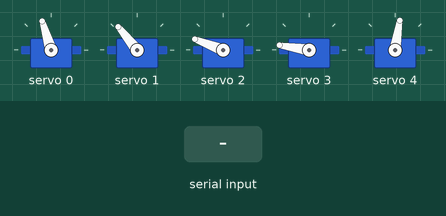
A sketch run on a simulated Arduino Uno, built with avr-gcc and run on an emulated ATmega328P. Parts: 5 × servo. The test bench sets the inputs (shaded band). What the sketch prints to the serial monitor is not drawn.

Above: at 1.02 s.
1.3 s: "A" received over Serial
At 4.2 s:
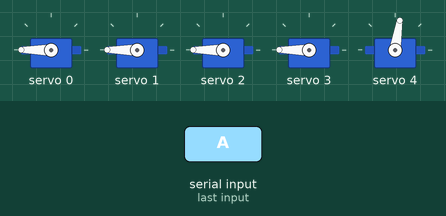
4.3 s: "q" received over Serial
At 5.8 s:
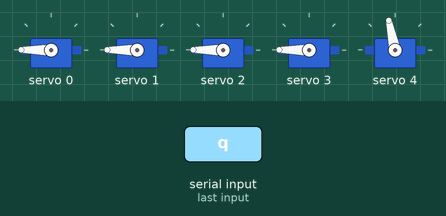
7.3 s: "x" received over Serial
At 9.78 s:
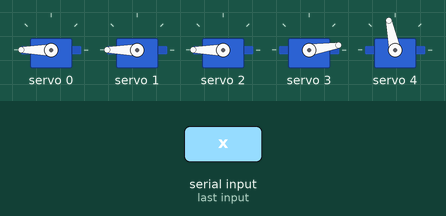
10.3 s: "C" received over Serial
13.3 s: "E" received over Serial
At 16.2 s:
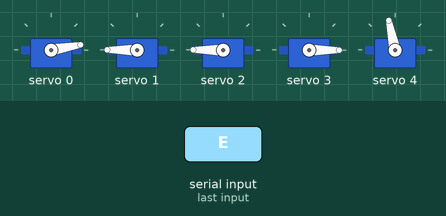
16.3 s: "B" received over Serial
At 21.8 s:
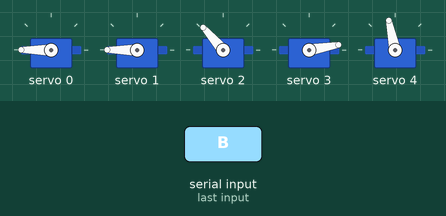
Timing chart, 0 to 23.9 s (numbered marks = the images above; inputs shaded):
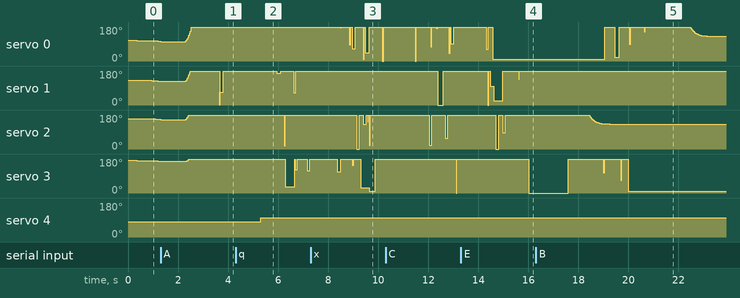

The sketch:

smooth_servos.ino
```cpp
#include <Wire.h>
#include <Adafruit_PWMServoDriver.h>

const float MIN_PULSE_WIDTH = 650;
const float MAX_PULSE_WIDTH = 2350;
const float FREQUENCY = 50;

const float MOVE_SETTLE_DELAY = 300;
// The smoothening factor for the arm's movement. Should be greater than 0 and less than 1.
// Higher number means less smooth.
float INTERPOLATION_FACTOR = 0.07;

const int BASE_SERVO_PIN = 0;
const int BASE_ARM_SERVO_PIN = 1;
const int ARM_ARM_SERVO_PIN = 2;
const int GRIPPER_PITCH_SERVO_PIN = 3;
const int GRIPPER_GRAB_SERVO_PIN = 4;

Adafruit_PWMServoDriver pwm = Adafruit_PWMServoDriver();

// Stores the servo angles for hovering above each square of the board
// in the format - {base angle, base-arm angle, arm-arm angle, gripper pitch}
const int hoverAngles[64][4] = {
  {84.0, 36.0, 8.0, 94.0}, {80.0, 47.0, 28.0, 100.0}, {76.0, 56.0, 39.0, 92.0}, {71.0, 64.0, 58.0, 98.0}, {68.0, 74.0, 76.0, 105.0}, {64.0, 82.0, 89.0, 115.0}, {61.0, 89.0, 100.0, 107.0}, {50.0, 99.0, 116.0, 117.0},         // A1 to A8
  {87.0, 36.0, 8.0, 88.0},{87.0, 48.0, 32.0, 100.0},{84.0, 56.0, 46.0, 92.0},{84.0, 68.0, 66.0, 104.0},{77.0, 79.0, 89.0, 117.0},{75.0, 87.0, 102.0, 120.0},{70.0, 97.0, 111.0, 114.0},{60.0, 107.0, 123.0, 124.0},             // B1 to B8
  {97.0, 42.0, 15.0, 89.0},{95.0, 51.0, 35.0, 100.0},{94.0, 57.0, 45.0, 92.0},{90.0, 71.0, 74.0, 108.0},{88.0, 79.0, 89.0, 114.0},{86.0, 90.0, 104.0, 120.0},{81.0, 100.0, 117.0, 117.0},{75.0, 113.0, 130.0, 124.0},           // C1 to C8
  {100.0, 42.0, 14.0, 88.0},{103.0, 53.0, 36.0, 94.0},{103.0, 57.0, 45.0, 92.0},{104.0, 71.0, 74.0, 108.0},{100.0, 81.0, 87.0, 114.0},{100.0, 89.0, 104.0, 116.0},{94.0, 103.0, 116.0, 117.0},{92.0, 114.0, 132.0, 124.0},      // D1 to D8
  {110.0, 40.0, 10.0, 89.0},{109.0, 49.0, 31.0, 94.0},{109.0, 57.0, 44.0, 91.0},{107.0, 71.0, 73.0, 107.0},{108.0, 82.0, 87.0, 113.0},{111.0, 91.0, 104.0, 116.0},{112.0, 101.0, 117.0, 117.0},{113.0, 118.0, 136.0, 124.0},    // E1 to E8
  {103.0, 35.0, 35.0, 110.0},{115.0, 54.0, 31.0, 95.0},{118.0, 57.0, 44.0, 91.0},{119.0, 70.0, 73.0, 107.0},{117.0, 79.0, 84.0, 114.0},{125.0, 89.0, 102.0, 115.0},{126.0, 101.0, 117.0, 118.0},{130.0, 114.0, 130.0, 124.0},   // F1 to F8
  {110.0, 35.0, 35.0, 110.0},{124.0, 39.0, 15.0, 77.0},{127.0, 53.0, 38.0, 91.0},{125.0, 67.0, 65.0, 108.0},{128.0, 77.0, 81.0, 114.0},{137.0, 86.0, 97.0, 115.0},{139.0, 98.0, 112.0, 114.0},{143.0, 105.0, 122.0, 118.0},     // G1 to G8
  {127.0, 38.0, 14.0, 109.0},{127.0, 41.0, 8.0, 84.0},{134.0, 54.0, 32.0, 83.0},{134.0, 64.0, 58.0, 102.0},{140.0, 73.0, 73.0, 114.0},{142.0, 81.0, 87.0, 107.0},{147.0, 92.0, 104.0, 117.0},{161.0, 98.0, 115.0, 118.0},       // H1 to H8
};

// Stores the servo angles for grabbing the piece on each square of the
// board in the format - {base angle, base-arm angle, arm-arm angle, gripper pitch}
const int grabbingAngles[64][4] = {
  {83.00, 32.00, 8.00, 120.00},{78.00, 37.00, 17.00, 110.00},{79.00, 44.00, 30.00, 107.00},{71.00, 54.00, 58.00, 125.00},{69.00, 61.00, 71.00, 126.00},{64.00, 68.00, 89.00, 141.00},{58.00, 76.00, 114.00, 157.00},{49.00, 79.00, 120.00, 161.00},           // A1 to A8
  {89.00, 31.00, 8.00, 116.00},{88.00, 39.00, 21.00, 110.00},{83.00, 49.00, 43.00, 119.00},{83.00, 58.00, 66.00, 131.00},{78.00, 67.00, 88.00, 144.00},{74.00, 70.00, 96.00, 141.00},{68.00, 79.00, 117.00, 157.00},{60.00, 82.00, 126.00, 160.00},           // B1 to B8
  {96.00, 31.00, 8.00, 111.00},{91.00, 41.00, 25.00, 110.00},{94.00, 50.00, 47.00, 120.00},{93.00, 61.00, 70.00, 130.00},{91.00, 68.00, 91.00, 144.00},{87.00, 73.00, 105.00, 144.00},{82.00, 79.00, 120.00, 157.00},{76.00, 87.00, 132.00, 160.00},          // C1 to C8
  {99.00, 32.00, 8.00, 111.00},{102.00, 41.00, 26.00, 110.00},{102.00, 51.00, 50.00, 120.00},{101.00, 61.00, 71.00, 131.00},{99.00, 68.00, 92.00, 144.00},{100.00, 73.00, 105.00, 144.00},{98.00, 81.00, 125.00, 161.00},{91.00, 88.00, 137.00, 165.00},      // D1 to D8
  {106.00, 32.00, 8.00, 111.00},{108.00, 41.00, 26.00, 110.00},{110.00, 51.00, 50.00, 120.00},{112.00, 61.00, 71.00, 131.00},{111.00, 68.00, 92.00, 144.00},{112.00, 73.00, 105.00, 144.00},{114.00, 81.00, 125.00, 161.00},{116.00, 88.00, 137.00, 165.00},  // E1 to E8
  {116.00, 32.00, 8.00, 111.00},{113.00, 39.00, 23.00, 110.00},{117.00, 51.00, 46.00, 120.00},{115.00, 57.00, 64.00, 122.00},{122.00, 67.00, 89.00, 144.00},{124.00, 72.00, 103.00, 144.00},{126.00, 81.00, 120.00, 157.00},{132.00, 87.00, 133.00, 159.00},  // F1 to F8
  {122.00, 32.00, 8.00, 116.00},{120.00, 38.00, 21.00, 110.00},{121.00, 49.00, 45.00, 120.00},{124.00, 57.00, 61.00, 122.00},{130.00, 65.00, 86.00, 144.00},{131.00, 70.00, 97.00, 144.00},{139.00, 79.00, 117.00, 157.00},{146.00, 82.00, 126.00, 160.00},   // G1 to G8
  {127.00, 32.00, 8.00, 121.00},{126.00, 35.00, 13.00, 107.00},{133.00, 44.00, 30.00, 112.00},{134.00, 53.00, 56.00, 122.00},{138.00, 63.00, 80.00, 141.00},{141.00, 68.00, 91.00, 144.00},{149.00, 76.00, 114.00, 157.00},{155.00, 79.00, 119.00, 160.00},  // H1 to H8
};

// The angles for the position where captured pieces should be
// dropped in the format - {base angle, base-arm angle, arm-arm angle, gripper pitch}
const float captureHoverAngles[4] = {0.0, 0.0, 0.0, 0.0};
const float captureLowerAngles[4] = {0.0, 0.0, 0.0, 0.0};

// The angles the arm resets to after each move
const float resetAngles[4] = {108.0, 132.0, 165.0, 178.0};

// The gripper servo angles when the gripper is open and closed
const int gripperOpenAngle = 100;
const int gripperClosedAngle = 77;

// The previous destination angles of the servos
float baseServoAngleCached = resetAngles[0];
float baseArmServoAngleCached = resetAngles[1];
float armArmServoAngleCached = resetAngles[2];
float gripperPitchServoAngleCached = resetAngles[3];

// The current destination angles of the servos
float baseServoAngle = resetAngles[0];
float baseArmServoAngle = resetAngles[1];
float armArmServoAngle = resetAngles[2];
float gripperPitchServoAngle = resetAngles[3];

// The angles of the servos at the previous time step
float baseServoAnglePrev = resetAngles[0];
float baseArmServoAnglePrev = resetAngles[1];
float armArmServoAnglePrev = resetAngles[2];
float gripperPitchServoAnglePrev = resetAngles[3];

// The angles of the servos at the next time step
float baseServoAngleSmoothed = resetAngles[0];
float baseArmServoAngleSmoothed = resetAngles[1];
float armArmServoAngleSmoothed = resetAngles[2];
float gripperPitchServoAngleSmoothed = resetAngles[3];

// True if the gripper is currently closed, i.e. the arm is holding a piece
bool gripperClosed = false;
// The indices of the squares to visit sequentially
int destinations[4] = {-1, -1, -1, -1};
// The index of the current destination in either the hoverAngles array or the grabbingAngles array
int currentDestination = 0;
/**
 * The current state -
 * 0 means hover over the target
 * 1 means lower the arm at the target
 * 2 means toggle the gripper state (open -> close or closed -> open)
 * 3 means hover over the target again
*/
int currentState = 0;

// Boolean to keep track of whether the arm was notified of the move
bool engineNotified = false;


void setup() {
  Serial.begin(115200);
  pwm.begin();
  pwm.setPWMFreq(FREQUENCY);

  float pulseWidth;
  pulseWidth = map(baseServoAngle, 0, 180, MIN_PULSE_WIDTH, MAX_PULSE_WIDTH);
  pulseWidth = int(float(pulseWidth) / 1000000 * FREQUENCY * 4096);
  pwm.setPWM(BASE_SERVO_PIN, 0, pulseWidth);

  pulseWidth = map(baseArmServoAngle, 0, 180, MIN_PULSE_WIDTH, MAX_PULSE_WIDTH);
  pulseWidth = int(float(pulseWidth) / 1000000 * FREQUENCY * 4096);
  pwm.setPWM(BASE_ARM_SERVO_PIN, 0, pulseWidth);

  pulseWidth = map(armArmServoAngle, 0, 180, MIN_PULSE_WIDTH, MAX_PULSE_WIDTH);
  pulseWidth = int(float(pulseWidth) / 1000000 * FREQUENCY * 4096);
  pwm.setPWM(ARM_ARM_SERVO_PIN, 0, pulseWidth);

  pulseWidth = map(gripperPitchServoAngle, 0, 180, MIN_PULSE_WIDTH, MAX_PULSE_WIDTH);
  pulseWidth = int(float(pulseWidth) / 1000000 * FREQUENCY * 4096);
  pwm.setPWM(GRIPPER_PITCH_SERVO_PIN, 0, pulseWidth);
}

void loop() {
  if (Serial.available()) {
    engineNotified = false;

    String move = Serial.readString();
    move.trim();

    baseServoAngleCached = baseServoAngle;
    baseArmServoAngleCached = baseArmServoAngle;
    armArmServoAngleCached = armArmServoAngle;
    gripperPitchServoAngleCached = gripperPitchServoAngle;

    if (move == "q") {
      // Reset the arm's position
      baseServoAngle = resetAngles[0];
      baseArmServoAngle = resetAngles[1];
      armArmServoAngle = resetAngles[2];
      gripperPitchServoAngle = resetAngles[3];

      openGripper();
    }
    else {
      bool capture = move.substring(2, 3) == "x";
      String start = move.substring(0, 2);
      String end = move.substring(3);
      int startIdx = getSquareIndex(start);
      int endIdx = getSquareIndex(end);

      if (capture) {
        destinations[0] = endIdx;
        destinations[1] = -1;
        destinations[2] = startIdx;
        destinations[3] = endIdx;
      }
      else {
        destinations[0] = startIdx;
        destinations[1] = endIdx;
        destinations[2] = -1;
        destinations[3] = -1;
      }

      currentDestination = 0;
      currentState = 0;

      baseServoAngle = hoverAngles[destinations[0]][0];
      baseArmServoAngle = hoverAngles[destinations[0]][1];
      armArmServoAngle = hoverAngles[destinations[0]][2];
      gripperPitchServoAngle = hoverAngles[destinations[0]][3];
    }
  }

  if (transitionComplete()) {

    // Update current state and current destination
    if (currentState >= 3) {
      currentState = 0;
      currentDestination += 1;
    }
    else {
      currentState += 1;
    }

    int idx = destinations[currentDestination];
    // If we go through all destinations, we reset the arm position
    if (
      currentDestination > 3
      || (currentDestination > 1 && idx == -1)
    ) {
      currentDestination = 4;
      currentState = 3;

      baseServoAngle = resetAngles[0];
      baseArmServoAngle = resetAngles[1];
      armArmServoAngle = resetAngles[2];
      gripperPitchServoAngle = resetAngles[3];

      if (!engineNotified) {
        Serial.println("move done");
        engineNotified = true;
      }
    }

    // Update destination angles/take new action
    // according to new updated state and destination
    if (currentState == 2) {
      if (gripperClosed) openGripper();
      else closeGripper();
    }
    else if (currentDestination < 4) {
      // If index is -1 when current destination is 1, we have to hover over
      // the capture position
      if (currentDestination == 1 && idx == -1) {
        // Update the previous destination angles of the servos
        baseServoAngleCached = baseServoAngle;
        baseArmServoAngleCached = baseArmServoAngle;
        armArmServoAngleCached = armArmServoAngle;
        gripperPitchServoAngleCached = gripperPitchServoAngle;

        if (currentState == 0 || currentState == 3) {
          baseServoAngle = captureHoverAngles[0];
          baseArmServoAngle = captureHoverAngles[1];
          armArmServoAngle = captureHoverAngles[2];
          gripperPitchServoAngle = captureHoverAngles[3];
        }
        if (currentState == 1) {
          baseServoAngle = captureLowerAngles[0];
          baseArmServoAngle = captureLowerAngles[1];
          armArmServoAngle = captureLowerAngles[2];
          gripperPitchServoAngle = captureLowerAngles[3];
        }
      }
      else {
        // If we get a valid square index, we have to move to that square
        if (idx >= 0 && idx <= 63) {
          // Update the previous destination angles of the servos
          baseServoAngleCached = baseServoAngle;
          baseArmServoAngleCached = baseArmServoAngle;
          armArmServoAngleCached = armArmServoAngle;
          gripperPitchServoAngleCached = gripperPitchServoAngle;

          if (currentState == 0 || currentState == 3) {
            baseServoAngle = hoverAngles[idx][0];
            baseArmServoAngle = hoverAngles[idx][1];
            armArmServoAngle = hoverAngles[idx][2];
            gripperPitchServoAngle = hoverAngles[idx][3];
          }
          if (currentState == 1) {
            baseServoAngle = grabbingAngles[idx][0];
            baseArmServoAngle = grabbingAngles[idx][1];
            armArmServoAngle = grabbingAngles[idx][2];
            gripperPitchServoAngle = grabbingAngles[idx][3];
          }
        }
      }
    }

  }

  updateSmoothedAngles();

  baseServoAnglePrev = baseServoAngleSmoothed;
  baseArmServoAnglePrev = baseArmServoAngleSmoothed;
  armArmServoAnglePrev = armArmServoAngleSmoothed;
  gripperPitchServoAnglePrev = gripperPitchServoAngleSmoothed;

  // Calculate PWM pulse width from smoothened angles
  float pulseWidth = map(baseServoAngleSmoothed, 0.0, 180.0, MIN_PULSE_WIDTH, MAX_PULSE_WIDTH);
  pulseWidth = int(float(pulseWidth) / 1000000 * FREQUENCY * 4096);
  pwm.setPWM(BASE_SERVO_PIN, 0, pulseWidth);

  pulseWidth = map(baseArmServoAngleSmoothed, 0.0, 180.0, MIN_PULSE_WIDTH, MAX_PULSE_WIDTH);
  pulseWidth = int(float(pulseWidth) / 1000000 * FREQUENCY * 4096);
  pwm.setPWM(BASE_ARM_SERVO_PIN, 0, pulseWidth);

  pulseWidth = map(armArmServoAngleSmoothed, 0.0, 180.0, MIN_PULSE_WIDTH, MAX_PULSE_WIDTH);
  pulseWidth = int(float(pulseWidth) / 1000000 * FREQUENCY * 4096);
  pwm.setPWM(ARM_ARM_SERVO_PIN, 0, pulseWidth);

  pulseWidth = map(gripperPitchServoAngleSmoothed, 0.0, 180.0, MIN_PULSE_WIDTH, MAX_PULSE_WIDTH);
  pulseWidth = int(float(pulseWidth) / 1000000 * FREQUENCY * 4096);
  pwm.setPWM(GRIPPER_PITCH_SERVO_PIN, 0, pulseWidth);

  Serial.print(baseServoAngleSmoothed);
  Serial.print(",");

  Serial.print(baseServoAngle);
  Serial.print(",");
  Serial.print(baseServoAnglePrev);
  Serial.print(",");
  Serial.print(baseServoAngleCached);
  Serial.print(",   ");

  Serial.print(baseArmServoAngleSmoothed);
  Serial.print(",");

  Serial.print(baseArmServoAngle);
  Serial.print(",");
  Serial.print(baseArmServoAnglePrev);
  Serial.print(",");
  Serial.print(baseArmServoAngleCached);
  Serial.print(",   ");

  Serial.print(armArmServoAngleSmoothed);
  Serial.print(",");

  Serial.print(armArmServoAngle);
  Serial.print(",");
  Serial.print(armArmServoAnglePrev);
  Serial.print(",");
  Serial.print(armArmServoAngleCached);
  Serial.print(",   ");

  Serial.println(gripperPitchServoAngleSmoothed);

  delay(5);  // loop 200 times a second
}

/**
 * Returns the index into the square array for a
 * particular square as a string
*/
int getSquareIndex(String square) {
  switch (square[0]) {
    case 'A':
    case 'a':
      return (int) square[1] - 49;
    case 'B':
    case 'b':
      return 8 + (int) square[1] - 49;
    case 'C':
    case 'c':
      return 16 + (int) square[1] - 49;
    case 'D':
    case 'd':
      return 24 + (int) square[1] - 49;
    case 'E':
    case 'e':
      return 32 + (int) square[1] - 49;
    case 'F':
    case 'f':
      return 40 + (int) square[1] - 49;
    case 'G':
    case 'g':
      return 48 + (int) square[1] - 49;
    case 'H':
    case 'h':
      return 56 + (int) square[1] - 49;
  }
}

/**
 * Updates all servo angles for the next time step
 * based on the start angles, current angles, destination angles,
 * and the interpolation factor.
*/
void updateSmoothedAngles() {
  // Calculate the smoothened baseServoAngle
  if (baseServoAngle > baseServoAngleCached) {
    // Serial.println("Increasing base servo angle");
    if (baseServoAnglePrev < (baseServoAngle + baseServoAngleCached) / 2) {
      baseServoAngleSmoothed = baseServoAnglePrev + abs(baseServoAnglePrev - baseServoAngleCached) * INTERPOLATION_FACTOR;

      if (baseServoAngleSmoothed == baseServoAnglePrev) {
        baseServoAngleSmoothed = baseServoAnglePrev + INTERPOLATION_FACTOR;
      }
    }
    else {
      baseServoAngleSmoothed = baseServoAnglePrev + abs(baseServoAngle - baseServoAnglePrev) * INTERPOLATION_FACTOR;
    }
  }
  else if (baseServoAngle < baseServoAngleCached) {
    // Serial.println("Decreasing base servo angle");
    if (baseServoAnglePrev > (baseServoAngle + baseServoAngleCached) / 2) {
      baseServoAngleSmoothed = baseServoAnglePrev - abs(baseServoAngleCached - baseServoAnglePrev) * INTERPOLATION_FACTOR;

      if (baseServoAngleSmoothed == baseServoAnglePrev) {
        baseServoAngleSmoothed = baseServoAnglePrev - INTERPOLATION_FACTOR;
      }
    }
    else {
      baseServoAngleSmoothed = baseServoAnglePrev - abs(baseServoAnglePrev - baseServoAngle) * INTERPOLATION_FACTOR;
    }
  }

  // Calculate the smoothened baseArmServoAngle
  if (baseArmServoAngle > baseArmServoAngleCached) {
    if (baseArmServoAnglePrev < (baseArmServoAngle + baseArmServoAngleCached) / 2) {
      baseArmServoAngleSmoothed = baseArmServoAnglePrev + abs(baseArmServoAnglePrev - baseArmServoAngleCached) * INTERPOLATION_FACTOR;

      if (baseArmServoAngleSmoothed == baseArmServoAnglePrev) {
        baseArmServoAngleSmoothed = baseArmServoAnglePrev + INTERPOLATION_FACTOR;
      }
    }
    else {
      baseArmServoAngleSmoothed = baseArmServoAnglePrev + abs(baseArmServoAngle - baseArmServoAnglePrev) * INTERPOLATION_FACTOR;
    }
  }
  else if (baseArmServoAngle < baseArmServoAngleCached) {
    if (baseArmServoAnglePrev > (baseArmServoAngle + baseArmServoAngleCached) / 2) {
      baseArmServoAngleSmoothed = baseArmServoAnglePrev - abs(baseArmServoAngleCached - baseArmServoAnglePrev) * INTERPOLATION_FACTOR;

      if (baseArmServoAngleSmoothed == baseArmServoAnglePrev) {
        baseArmServoAngleSmoothed = baseArmServoAnglePrev - INTERPOLATION_FACTOR;
      }
    }
    else {
      baseArmServoAngleSmoothed = baseArmServoAnglePrev - abs(baseArmServoAnglePrev - baseArmServoAngle) * INTERPOLATION_FACTOR;
    }
  }

  // Calculate the smoothed armArmServoAngle
  if (armArmServoAngle > armArmServoAngleCached) {
    if (armArmServoAnglePrev < (armArmServoAngle + armArmServoAngleCached) / 2) {
      armArmServoAngleSmoothed = armArmServoAnglePrev + abs(armArmServoAnglePrev - armArmServoAngleCached) * INTERPOLATION_FACTOR;

      if (armArmServoAngleSmoothed == armArmServoAnglePrev) {
        armArmServoAngleSmoothed = armArmServoAnglePrev + INTERPOLATION_FACTOR;
      }
    }
    else {
      armArmServoAngleSmoothed = armArmServoAnglePrev + abs(armArmServoAngle - armArmServoAnglePrev) * INTERPOLATION_FACTOR;
    }
  }
  else if (armArmServoAngle < armArmServoAngleCached) {
    if (armArmServoAnglePrev > (armArmServoAngle + armArmServoAngleCached) / 2) {
      armArmServoAngleSmoothed = armArmServoAnglePrev - abs(armArmServoAngleCached - armArmServoAnglePrev) * INTERPOLATION_FACTOR;

      if (armArmServoAngleSmoothed == armArmServoAnglePrev) {
        armArmServoAngleSmoothed = armArmServoAnglePrev - INTERPOLATION_FACTOR;
      }
    }
    else {
      armArmServoAngleSmoothed = armArmServoAnglePrev - abs(armArmServoAnglePrev - armArmServoAngle) * INTERPOLATION_FACTOR;
    }
  }

  // Calculate the smoothed gripperPitchServoAngle
  if (gripperPitchServoAngle > gripperPitchServoAngleCached) {
    if (gripperPitchServoAnglePrev < (gripperPitchServoAngle + gripperPitchServoAngleCached) / 2) {
      gripperPitchServoAngleSmoothed = gripperPitchServoAnglePrev + abs(gripperPitchServoAnglePrev - gripperPitchServoAngleCached) * INTERPOLATION_FACTOR;

      if (gripperPitchServoAngleSmoothed == gripperPitchServoAnglePrev) {
        gripperPitchServoAngleSmoothed = gripperPitchServoAnglePrev + INTERPOLATION_FACTOR;
      }
    }
    else {
      gripperPitchServoAngleSmoothed = gripperPitchServoAnglePrev + abs(gripperPitchServoAngle - gripperPitchServoAnglePrev) * INTERPOLATION_FACTOR;
    }
  }
  else if (gripperPitchServoAngle < gripperPitchServoAngleCached) {
    if (gripperPitchServoAnglePrev > (gripperPitchServoAngle + gripperPitchServoAngleCached) / 2) {
      gripperPitchServoAngleSmoothed = gripperPitchServoAnglePrev - abs(gripperPitchServoAngleCached - gripperPitchServoAnglePrev) * INTERPOLATION_FACTOR;

      if (gripperPitchServoAngleSmoothed == gripperPitchServoAnglePrev) {
        gripperPitchServoAngleSmoothed = gripperPitchServoAnglePrev - INTERPOLATION_FACTOR;
      }
    }
    else {
      gripperPitchServoAngleSmoothed = gripperPitchServoAnglePrev - abs(gripperPitchServoAnglePrev - gripperPitchServoAngle) * INTERPOLATION_FACTOR;
    }
  }
}


/**
 * Returns true if the arm has finished moving to its
 * destination and we can update the state to start the
 * next step of the move
*/
bool transitionComplete() {
  bool baseDone = false;
  bool baseArmDone = false;
  bool armArmDone = false;
  bool gripperDone = false;

  if (abs(baseServoAngle - baseServoAnglePrev) < 0.1) baseDone = true;
  if (abs(baseArmServoAngle - baseArmServoAnglePrev) < 0.1) baseArmDone = true;
  if (abs(armArmServoAngle - armArmServoAnglePrev) < 0.1) armArmDone = true;
  if (abs(gripperPitchServoAngle - gripperPitchServoAnglePrev) < 0.1) gripperDone = true;

  return baseDone && baseArmDone && armArmDone && gripperDone;
}


void openGripper() {
  float pulseWidth;
  pulseWidth = map(gripperOpenAngle, 0, 180, MIN_PULSE_WIDTH, MAX_PULSE_WIDTH);
  pulseWidth = int(float(pulseWidth) / 1000000 * FREQUENCY * 4096);
  pwm.setPWM(GRIPPER_GRAB_SERVO_PIN, 0, pulseWidth);
  gripperClosed = false;
  delay(MOVE_SETTLE_DELAY);
}

void closeGripper() {
  float pulseWidth;
  pulseWidth = map(gripperClosedAngle, 0, 180, MIN_PULSE_WIDTH, MAX_PULSE_WIDTH);
  pulseWidth = int(float(pulseWidth) / 1000000 * FREQUENCY * 4096);
  pwm.setPWM(GRIPPER_GRAB_SERVO_PIN, 0, pulseWidth);
  gripperClosed = true;
  delay(MOVE_SETTLE_DELAY);
}
```

Measured:
- after the input at 1.3 s, servo 4: stays 81° (without the input it goes to 102° after 2.0 s)
- after the input at 4.3 s, servo 0: stays 180° (without the input it goes to 10° after 1.8 s); servo 1: 180° → 167° after 1.6 s, → 180° 0.15 s later, → 66° 0.53 s later, → 180° 0.08 s later; servo 4: 81° → 102° after 1.0 s
- after the input at 7.3 s, servo 1: stays 180° (without the input it goes to 10° after 0.13 s)
- after the input at 13.3 s, servo 2: 180° → 0° after 1.4 s, → 180° 0.12 s later, → 87° 0.16 s later, → 180° 0.12 s later
